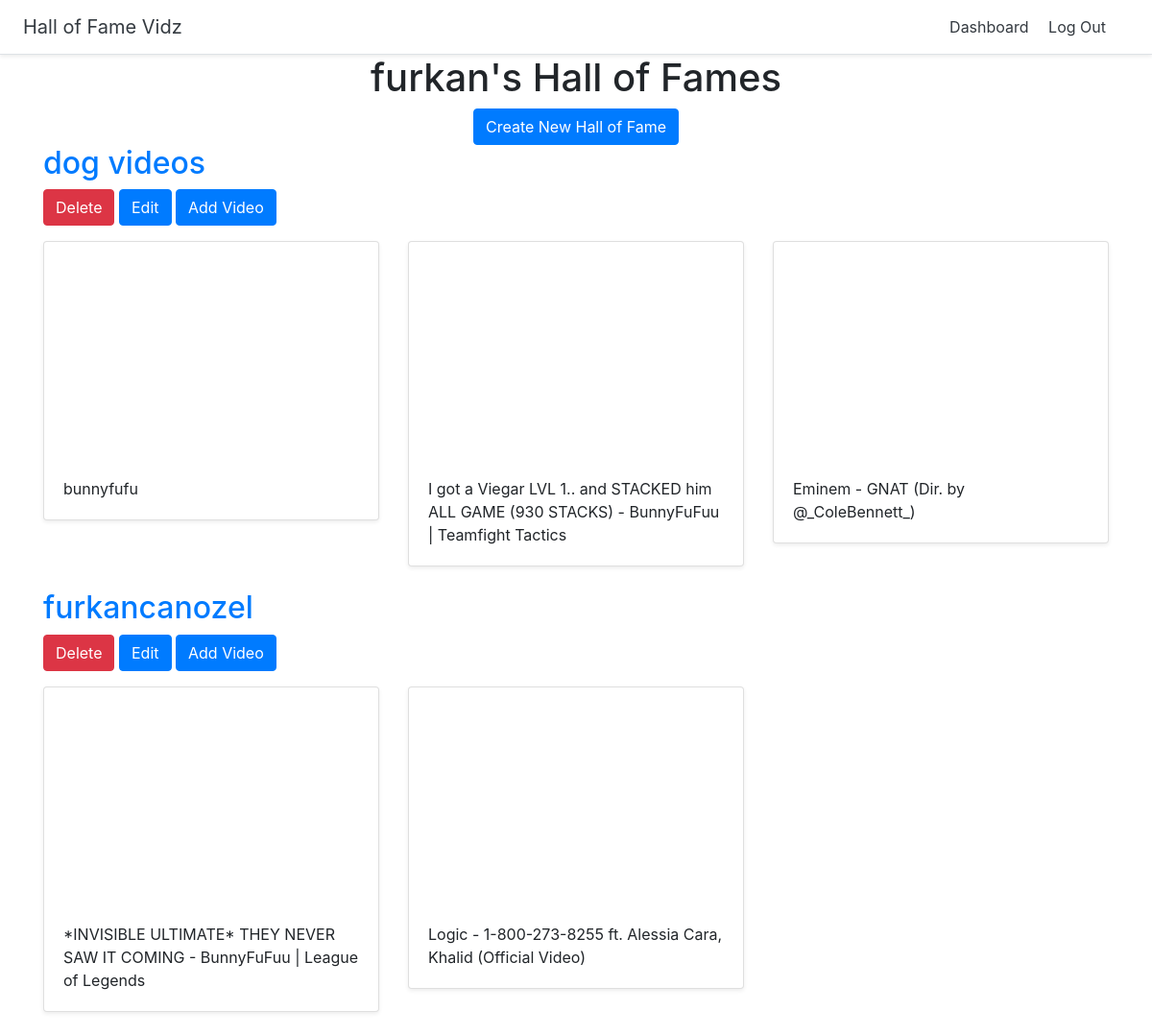
The page /dashboard (signed in) on the database its author committed.
### halls/models.py (models this page shows)
class Hall(models.Model):
    title = models.CharField(max_length=255)
    user = models.ForeignKey(User, on_delete=models.CASCADE)

class Video(models.Model):
    title = models.CharField(max_length=255)
    url = models.URLField()
    youtube_id = models.CharField(max_length=255)
    hall = models.ForeignKey(Hall, on_delete=models.CASCADE)

### halls/views.py (the view)
# urls.py: path('dashboard', views.dashboard, name= 'dashboard'),
@login_required
def dashboard(request):
    halls = Hall.objects.filter(user= request.user)
    return render(request, 'halls/dashboard.html', {'halls': halls})

### halls/templates/halls/dashboard.html
{% extends 'halls/base.html'%}
{% block content %}
<div class="container">
    <div class="text-center">
      <h1>{{ user.username }}'s Hall of Fames</h1>
      <a href="{% url 'create_hall' %}" class="btn btn-primary">Create New Hall of Fame</a>
    </div>
    {% for hall in halls %}
    <h2><a href="{% url 'detail_hall' hall.id %}">{{ hall.title }}</a></h2>
    <a href="{% url 'delete_hall' hall.id %}" class="btn btn-danger">Delete</a>
    <a href="{% url 'update_hall' hall.id %}" class="btn btn-primary">Edit</a>
    <a href="{% url 'add_video' hall.id %}" class="btn btn-primary">Add Video</a>
      <div class="row">
        {% for video in hall.video_set.all %}
        <div class="col-md-4 mt-3">
          <div class="card mb-4 shadow-sm">
            <iframe width="100%" height="225" src="https://www.youtube.com/embed/{{ video.youtube_id }}" frameborder="0" allow="accelerometer; autoplay; encrypted-media; gyroscope; picture-in-picture" allowfullscreen></iframe>
            <div class="card-body">
              <p class="card-text">{{ video.title }}</p>
            </div>
          </div>
        </div>
        {% endfor %}
        </div>
    {% endfor %}
  </div>
{% endblock %}

### rows shown on the page
Hall: title "dog videos"
Video: title "bunnyfufu"
Video: title "I got a Viegar LVL 1.. and STACKED him ALL GAME (930 STACKS) - BunnyFuFuu | Teamfight Tactics"
Video: title "Eminem - GNAT (Dir. by @_ColeBennett_)"
Hall: title "furkancanozel"
Video: title "*INVISIBLE ULTIMATE* THEY NEVER SAW IT COMING - BunnyFuFuu | League of Legends"
Video: title "Logic - 1-800-273-8255 ft. Alessia Cara, Khalid (Official Video)"

### other values the page prints
{{ user.username }} "furkan"
